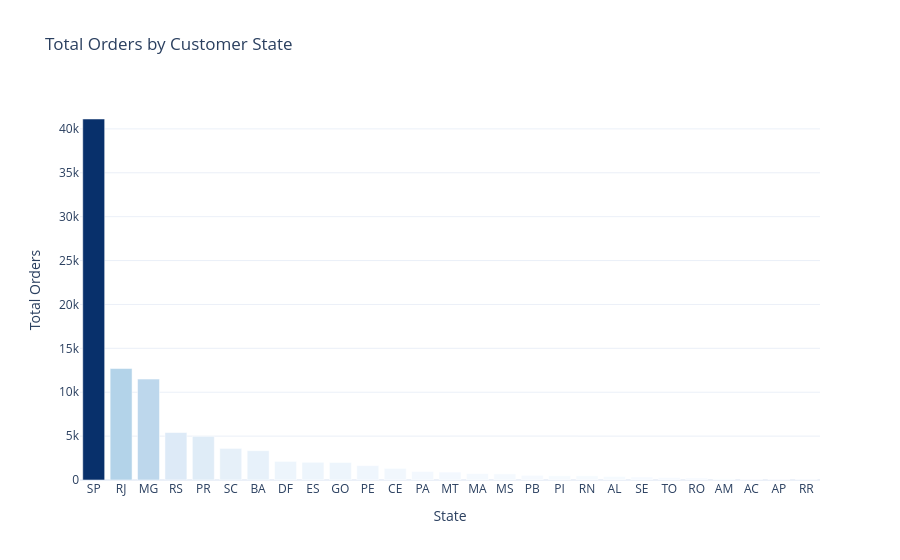

The cell this chart's notebook holds for it:
### Code cell
# Chart 1 — Orders by State
by_state = df.groupby('customer_state').agg(
    total_orders=('total_orders', 'sum'),
    total_customers=('total_customers', 'sum'),
    total_revenue=('total_revenue', 'sum'),
    avg_order_value=('avg_order_value', 'mean'),
    avg_review_score=('avg_review_score', 'mean')
).reset_index().sort_values('total_orders', ascending=False)

fig1 = px.bar(
    by_state, x='customer_state', y='total_orders',
    title='Total Orders by Customer State',
    labels={'customer_state': 'State', 'total_orders': 'Total Orders'},
    color='total_orders',
    color_continuous_scale='Blues'
)
fig1.update_layout(template='plotly_white', coloraxis_showscale=False)
fig1.show()
with open(os.path.join(OUT, 'customer_orders_by_state.json'), 'w') as f:
    f.write(fig1.to_json())
print('Exported customer_orders_by_state.json')

### Figure 1 — Plotly figure (JSON) as saved in the notebook; plotly's stock layout.template omitted (floating-point values rounded to 4 significant figures)
{"data": [{"hovertemplate": "State=%{x}<br>Total Orders=%{marker.color}<extra></extra>", "legendgroup": "", "marker": {"color": [41125, 12697, 11496, 5415, 4982, 3599, 3344, 2120, 2018, 1998, 1643, 1323, 969, 902, 736, 708, 531, 490, 482, 411, 345, 278, 246, 147, 81, 68, 45], "coloraxis": "coloraxis", "pattern": {"shape": ""}}, "name": "", "orientation": "v", "showlegend": false, "textposition": "auto", "type": "bar", "x": ["SP", "RJ", "MG", "RS", "PR", "SC", "BA", "DF", "ES", "GO", "PE", "CE", "PA", "MT", "MA", "MS", "PB", "PI", "RN", "AL", "SE", "TO", "RO", "AM", "AC", "AP", "RR"], "xaxis": "x", "y": [41125, 12697, 11496, 5415, 4982, 3599, 3344, 2120, 2018, 1998, 1643, 1323, 969, 902, 736, 708, 531, 490, 482, 411, 345, 278, 246, 147, 81, 68, 45], "yaxis": "y"}], "layout": {"barmode": "relative", "coloraxis": {"colorbar": {"title": {"text": "Total Orders"}}, "colorscale": [[0, "rgb(247,251,255)"], [0.125, "rgb(222,235,247)"], [0.25, "rgb(198,219,239)"], [0.375, "rgb(158,202,225)"], [0.5, "rgb(107,174,214)"], [0.625, "rgb(66,146,198)"], [0.75, "rgb(33,113,181)"], [0.875, "rgb(8,81,156)"], [1, "rgb(8,48,107)"]], "showscale": false}, "legend": {"tracegroupgap": 0}, "title": {"text": "Total Orders by Customer State"}, "xaxis": {"anchor": "y", "domain": [0, 1], "title": {"text": "State"}}, "yaxis": {"anchor": "x", "domain": [0, 1], "title": {"text": "Total Orders"}}}}
